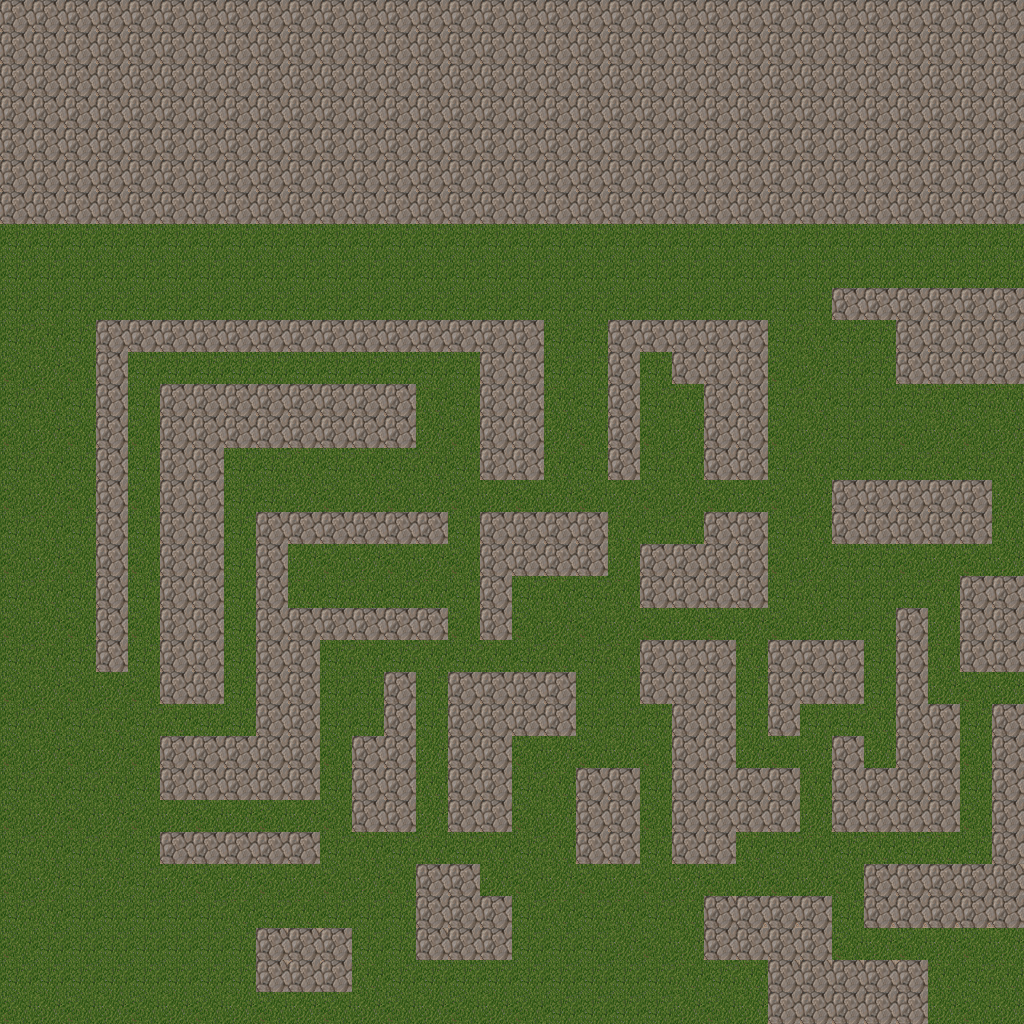

A 2D game scene composited from a Tiled map and its tileset images. What follows is a short description and the map's XML, with each tile layer's data collapsed to a summary:
An orthogonal 32x32 tile map with 32x32 px tiles, 2 tile layers (Tile Layer 1, Tile Layer 2).

<map version="1.0" orientation="orthogonal" width="32" height="32" tilewidth="32" tileheight="32">
 <tileset firstgid="1" name="test" tilewidth="32" tileheight="32">
  <image source="image.png" width="512" height="512" />
 </tileset>
 <layer name="Tile Layer 1" width="32" height="32">
  <data>[1024 cells, 1024 non-empty, 4 distinct tile ids]</data>
 </layer>
 <layer name="Tile Layer 2" width="32" height="32">
  <data>[1024 cells, 509 non-empty, 4 distinct tile ids]</data>
 </layer>
</map>
